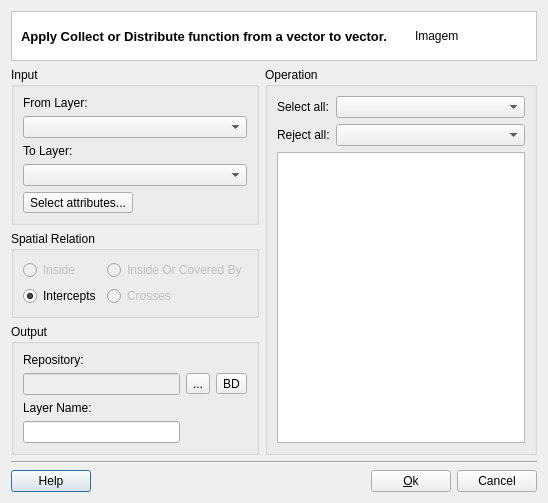
<?xml version="1.0" encoding="UTF-8"?>
<ui version="4.0">
 <class>VectorToVectorDialogForm</class>
 <widget class="QDialog" name="VectorToVectorDialogForm">
  <property name="geometry">
   <rect>
    <x>0</x>
    <y>0</y>
    <width>548</width>
    <height>481</height>
   </rect>
  </property>
  <property name="windowTitle">
   <string>Vector To Vector</string>
  </property>
  <layout class="QGridLayout" name="gridLayout_2">
   <item row="0" column="0" colspan="2">
    <widget class="QFrame" name="frame_2">
     <property name="styleSheet">
      <string notr="true">QWidget { background: white }</string>
     </property>
     <property name="frameShape">
      <enum>QFrame::StyledPanel</enum>
     </property>
     <property name="frameShadow">
      <enum>QFrame::Sunken</enum>
     </property>
     <layout class="QGridLayout" name="gridLayout" columnstretch="1,0">
      <property name="topMargin">
       <number>0</number>
      </property>
      <property name="bottomMargin">
       <number>0</number>
      </property>
      <property name="horizontalSpacing">
       <number>9</number>
      </property>
      <item row="0" column="1">
       <widget class="QLabel" name="m_imgLabel">
        <property name="minimumSize">
         <size>
          <width>112</width>
          <height>48</height>
         </size>
        </property>
        <property name="maximumSize">
         <size>
          <width>48</width>
          <height>48</height>
         </size>
        </property>
        <property name="text">
         <string>Imagem</string>
        </property>
       </widget>
      </item>
      <item row="0" column="0">
       <widget class="QLabel" name="m_datasourceTypeTitleLabel">
        <property name="font">
         <font>
          <pointsize>10</pointsize>
          <weight>75</weight>
          <bold>true</bold>
         </font>
        </property>
        <property name="text">
         <string>Apply Collect or Distribute function from a vector to vector.</string>
        </property>
       </widget>
      </item>
     </layout>
    </widget>
   </item>
   <item row="1" column="0">
    <layout class="QVBoxLayout" name="verticalLayout_3">
     <item>
      <widget class="QGroupBox" name="groupBox_3">
       <property name="title">
        <string>Input</string>
       </property>
       <layout class="QVBoxLayout" name="verticalLayout">
        <item>
         <widget class="QLabel" name="label_2">
          <property name="text">
           <string>From Layer:</string>
          </property>
         </widget>
        </item>
        <item>
         <widget class="QComboBox" name="m_fromLayerComboBox"/>
        </item>
        <item>
         <widget class="QLabel" name="label">
          <property name="text">
           <string>To Layer:</string>
          </property>
         </widget>
        </item>
        <item>
         <widget class="QComboBox" name="m_toLayerComboBox"/>
        </item>
        <item>
         <widget class="QToolButton" name="m_selectAttrToolButton">
          <property name="text">
           <string>Select attributes...</string>
          </property>
         </widget>
        </item>
       </layout>
      </widget>
     </item>
     <item>
      <widget class="QGroupBox" name="groupBox_4">
       <property name="title">
        <string>Spatial Relation</string>
       </property>
       <layout class="QGridLayout" name="gridLayout_8">
        <item row="0" column="0">
         <widget class="QRadioButton" name="m_insideRadioButton">
          <property name="enabled">
           <bool>false</bool>
          </property>
          <property name="text">
           <string>Inside</string>
          </property>
         </widget>
        </item>
        <item row="0" column="1">
         <widget class="QRadioButton" name="m_insideOrCoveredByRadioButton">
          <property name="enabled">
           <bool>false</bool>
          </property>
          <property name="text">
           <string>Inside Or Covered By</string>
          </property>
         </widget>
        </item>
        <item row="1" column="0">
         <widget class="QRadioButton" name="m_overlapsRadioButton">
          <property name="text">
           <string>Intercepts</string>
          </property>
          <property name="checked">
           <bool>true</bool>
          </property>
         </widget>
        </item>
        <item row="1" column="1">
         <widget class="QRadioButton" name="m_crossesRadioButton">
          <property name="enabled">
           <bool>false</bool>
          </property>
          <property name="text">
           <string>Crosses</string>
          </property>
         </widget>
        </item>
       </layout>
      </widget>
     </item>
     <item>
      <widget class="QGroupBox" name="groupBox_2">
       <property name="sizePolicy">
        <sizepolicy hsizetype="Preferred" vsizetype="Preferred">
         <horstretch>0</horstretch>
         <verstretch>0</verstretch>
        </sizepolicy>
       </property>
       <property name="title">
        <string>Output</string>
       </property>
       <layout class="QGridLayout" name="gridLayout_5">
        <item row="1" column="0">
         <widget class="QLineEdit" name="m_repositoryLineEdit">
          <property name="enabled">
           <bool>false</bool>
          </property>
         </widget>
        </item>
        <item row="1" column="1">
         <widget class="QToolButton" name="m_targetFileToolButton">
          <property name="minimumSize">
           <size>
            <width>0</width>
            <height>0</height>
           </size>
          </property>
          <property name="text">
           <string>...</string>
          </property>
         </widget>
        </item>
        <item row="0" column="0">
         <widget class="QLabel" name="label_4">
          <property name="text">
           <string>Repository:</string>
          </property>
         </widget>
        </item>
        <item row="3" column="0">
         <widget class="QLineEdit" name="m_newLayerNameLineEdit">
          <property name="readOnly">
           <bool>false</bool>
          </property>
         </widget>
        </item>
        <item row="2" column="0">
         <widget class="QLabel" name="label_3">
          <property name="text">
           <string>Layer Name:</string>
          </property>
         </widget>
        </item>
        <item row="1" column="2">
         <widget class="QToolButton" name="m_targetDatasourceToolButton">
          <property name="minimumSize">
           <size>
            <width>0</width>
            <height>0</height>
           </size>
          </property>
          <property name="text">
           <string>BD</string>
          </property>
         </widget>
        </item>
       </layout>
      </widget>
     </item>
     <item>
      <spacer name="verticalSpacer">
       <property name="orientation">
        <enum>Qt::Vertical</enum>
       </property>
       <property name="sizeHint" stdset="0">
        <size>
         <width>243</width>
         <height>13</height>
        </size>
       </property>
      </spacer>
     </item>
    </layout>
   </item>
   <item row="1" column="1">
    <widget class="QGroupBox" name="groupBox">
     <property name="title">
      <string>Operation</string>
     </property>
     <layout class="QGridLayout" name="gridLayout_4">
      <item row="0" column="0">
       <layout class="QHBoxLayout" name="horizontalLayout_2">
        <item>
         <layout class="QVBoxLayout" name="verticalLayout_4">
          <item>
           <widget class="QLabel" name="m_selectAllLabel">
            <property name="text">
             <string>Select all:</string>
            </property>
           </widget>
          </item>
          <item>
           <widget class="QLabel" name="m_rejectAllLabel">
            <property name="text">
             <string>Reject all:</string>
            </property>
           </widget>
          </item>
         </layout>
        </item>
        <item>
         <layout class="QVBoxLayout" name="verticalLayout_2">
          <item>
           <widget class="QComboBox" name="m_selectAllComboBox">
            <property name="sizePolicy">
             <sizepolicy hsizetype="MinimumExpanding" vsizetype="Fixed">
              <horstretch>0</horstretch>
              <verstretch>0</verstretch>
             </sizepolicy>
            </property>
           </widget>
          </item>
          <item>
           <widget class="QComboBox" name="m_rejectAllComboBox">
            <property name="sizePolicy">
             <sizepolicy hsizetype="MinimumExpanding" vsizetype="Fixed">
              <horstretch>0</horstretch>
              <verstretch>0</verstretch>
             </sizepolicy>
            </property>
           </widget>
          </item>
         </layout>
        </item>
       </layout>
      </item>
      <item row="1" column="0">
       <widget class="QListWidget" name="m_statisticsListWidget">
        <property name="selectionMode">
         <enum>QAbstractItemView::MultiSelection</enum>
        </property>
       </widget>
      </item>
     </layout>
    </widget>
   </item>
   <item row="2" column="0" colspan="2">
    <layout class="QGridLayout" name="gridLayout_12">
     <item row="1" column="0">
      <layout class="QGridLayout" name="gridLayout_6">
       <item row="0" column="0">
        <widget class="te::qt::widgets::HelpPushButton" name="m_helpPushButton">
         <property name="text">
          <string>Help</string>
         </property>
        </widget>
       </item>
       <item row="0" column="1">
        <spacer name="horizontalSpacer">
         <property name="orientation">
          <enum>Qt::Horizontal</enum>
         </property>
         <property name="sizeHint" stdset="0">
          <size>
           <width>40</width>
           <height>20</height>
          </size>
         </property>
        </spacer>
       </item>
       <item row="0" column="2">
        <widget class="QPushButton" name="m_okPushButton">
         <property name="text">
          <string>&amp;Ok</string>
         </property>
        </widget>
       </item>
       <item row="0" column="3">
        <widget class="QPushButton" name="m_cancelPushButton">
         <property name="text">
          <string>Cancel</string>
         </property>
        </widget>
       </item>
      </layout>
     </item>
     <item row="0" column="0">
      <widget class="Line" name="line_2">
       <property name="orientation">
        <enum>Qt::Horizontal</enum>
       </property>
      </widget>
     </item>
    </layout>
   </item>
  </layout>
 </widget>
 <customwidgets>
  <customwidget>
   <class>te::qt::widgets::HelpPushButton</class>
   <extends>QPushButton</extends>
   <header>terralib/qt/widgets/help/HelpPushButton.h</header>
  </customwidget>
 </customwidgets>
 <resources/>
 <connections/>
</ui>
